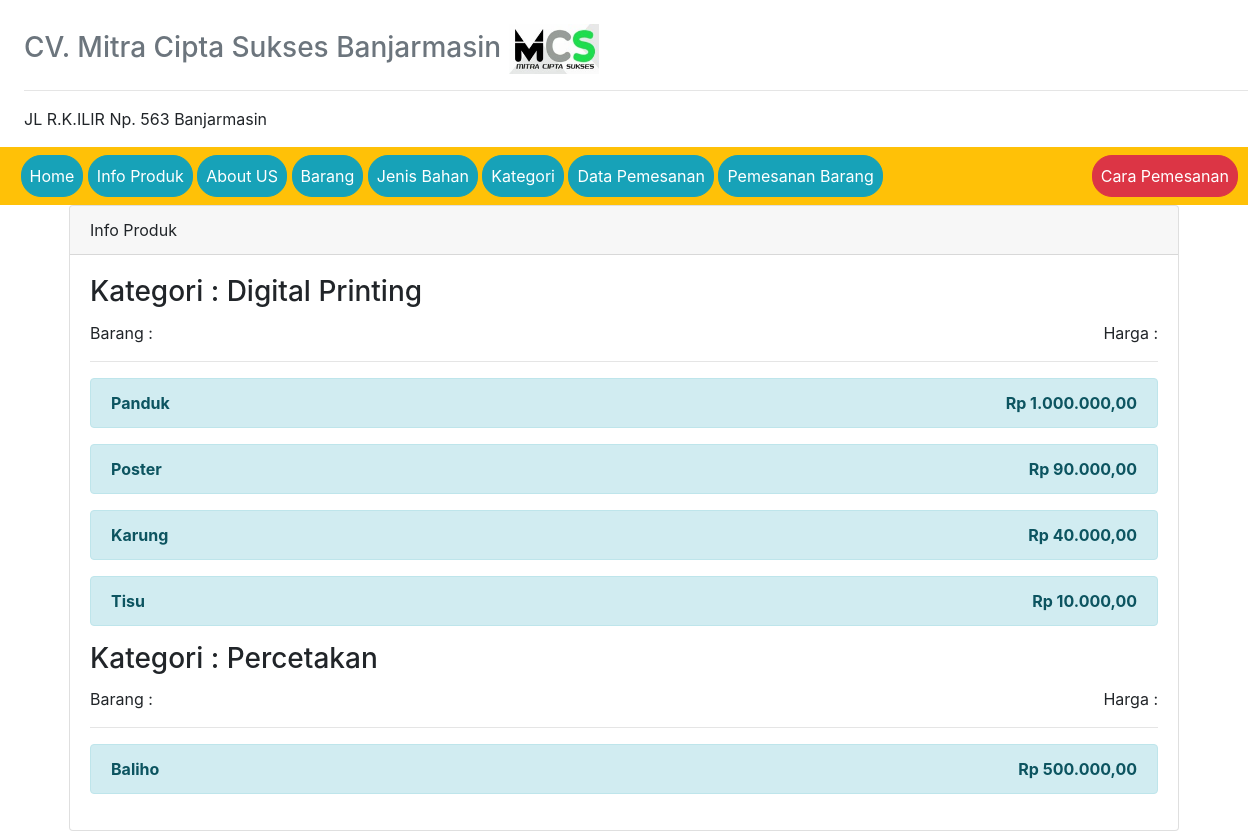
Page /?view=info-produk (signed in) on the committed database.
### tables this page shows
CREATE TABLE `kategori` (
  `id_kategori` int(50) NOT NULL,
  `nama_kategori` varchar(50) NOT NULL
);

CREATE TABLE `nama_barang` (
  `kode_barang` int(50) NOT NULL,
  `nama_barang` varchar(50) NOT NULL,
  `type_barang` varchar(50) NOT NULL,
  `kategori` int(50) NOT NULL,
  `harga` int(50) NOT NULL
);

### models/admin.php (called while the page is built, shortened)
<?php
class Admin
{
  private $mysqli;
  function __construct($mysqli)
  {
    $this->mysqli = $mysqli;
  }
  public function showBarangKategori($id_kategori)
  {
    $db = $this->mysqli->conn;
    $sql = " SELECT * FROM nama_barang WHERE kategori = '$id_kategori'";
    $query = $db->query($sql);
    return $query;
  }
  public function showKategori()
  {
    $db = $this->mysqli->conn;
    $sql = " SELECT * FROM kategori ";
    $query = $db->query($sql);
    return $query;
  }
}
?>

### view/info-produk.php (the view)
<div class="card">
  <div class="card-header">
    Info Produk
  </div>
  <div class="card-body">
    <?php
    $dataKategori = $objAdmin->showKategori();
    while ($kategori = $dataKategori->fetch_object()) {
    ?>
    <h3 class="card-title">Kategori : <?=$kategori->nama_kategori ?></h3>
    Barang : <span style="float: right;">Harga :</span> <hr>
    <?php
    $id_kategori = $kategori->id_kategori;
    $dataBarang = $objAdmin->showBarangKategori($id_kategori);
    while ($barang = $dataBarang->fetch_object()) {
    ?>
    <div class="alert alert-info" role="alert">
      <b> <?=$barang->nama_barang ?></b> <b style="float: right;"><?php $rp = "Rp " . number_format($barang->harga,2,',','.'); echo $rp; ?></b>
    </div>
   <?php } ?>
  <?php } ?>
  </div>
</div>

### rows in the picture
kategori: nama_kategori "Digital Printing"
nama_barang: nama_barang "Panduk", harga "Rp 1.000.000,00"
nama_barang: nama_barang "Poster", harga "Rp 90.000,00"
nama_barang: nama_barang "Karung", harga "Rp 40.000,00"
nama_barang: nama_barang "Tisu", harga "Rp 10.000,00"
kategori: nama_kategori "Percetakan"
nama_barang: nama_barang "Baliho", harga "Rp 500.000,00"
